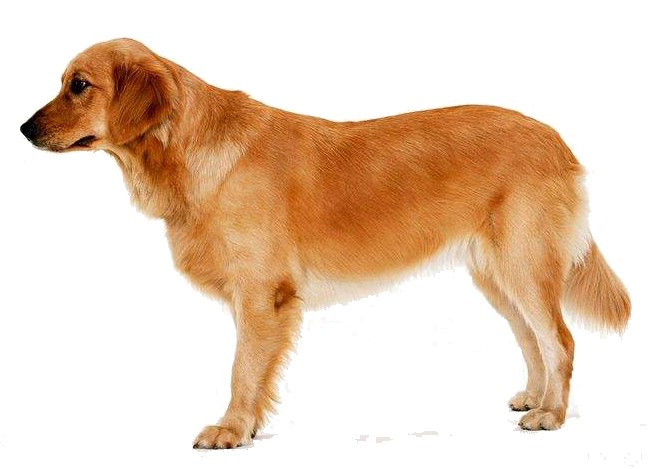
#> input picture 11特征点检测与匹配/dog.jpeg, 668 x 469 px
$ python match.py
#> lines starting #> are read from the running program, lines starting #| are printed output that depends on the picture
"""
暴力特征匹配
1.创建匹配器 BFMatcher(normType, crossCheck) 参数：匹配类型 交叉检查
2.进行特征匹配 bf.match(des1, des2)
3.绘制匹配点 cv2.drawMatches(img1, kp1, img2, kp2, match, ...)
"""
import cv2
import numpy as np

img1 = cv2.imread('dog.jpeg')
#> img1 is the input picture: shape (469, 668, 3); mean B, G, R 191.5, 211.4, 234.4
img2 = cv2.imread('tou.jpeg')
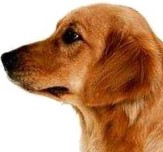
#> input picture 11特征点检测与匹配/tou.jpeg, 163 x 152 px
#> img2 is the input picture: shape (152, 163, 3); mean B, G, R 114, 145.3, 190.1

# 灰度化
gray1 = cv2.cvtColor(img1, cv2.COLOR_BGR2GRAY)
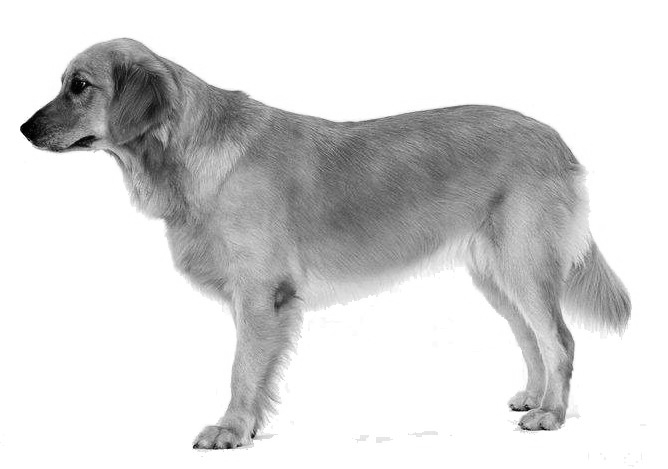
#> gray1: shape (469, 668); min 0, max 255, mean 216
gray2 = cv2.cvtColor(img2, cv2.COLOR_BGR2GRAY)
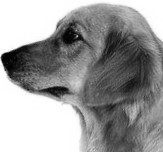
#> gray2: shape (152, 163); min 0, max 255, mean 155.2

# 创建sift对象
sift = cv2.xfeatures2d.SIFT_create()

# 同时计算两张图关键点和描述
kp1, des1 = sift.detectAndCompute(gray1, None)
#> kp1 = 356 keypoints; strongest (x, y, size): (36, 129, 20.4), (196, 446, 4.1), (253, 436, 2.8), (124, 103, 82.6)
kp2, des2 = sift.detectAndCompute(gray2, None)
#> kp2 = 104 keypoints; strongest (x, y, size): (57, 92, 10.2), (68, 34, 17.2), (24, 49, 6.4), (27, 87, 6.5)

# 创建匹配器
bf = cv2.BFMatcher(cv2.NORM_L1)

# 进行特征匹配
match = bf.match(des1, des2)
#> match = 356 matches

# 绘制匹配点
img3 = cv2.drawMatches(img1, kp1, img2, kp2, match, None)
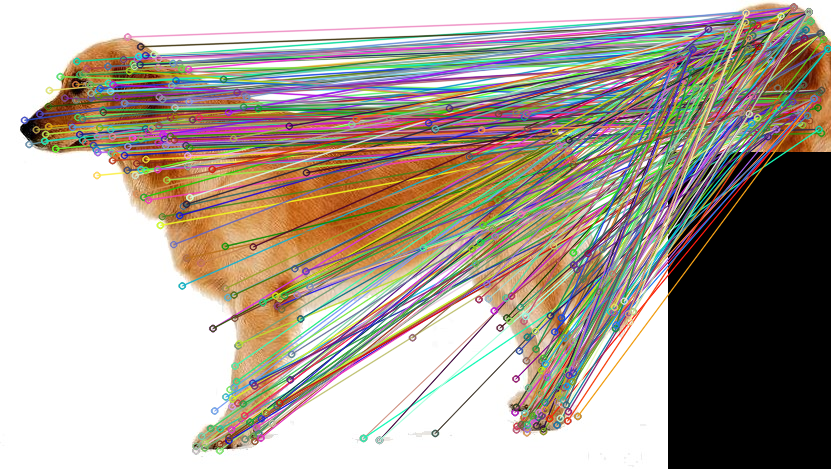
#> img3: shape (469, 831, 3); mean B, G, R 151.5, 162.6, 172.3

cv2.imshow('img3', img3)

cv2.waitKey(0)
